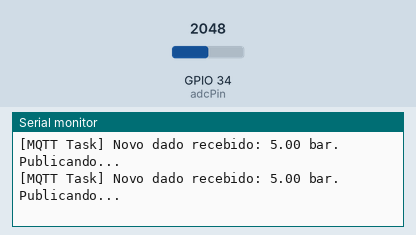
Simulated run of this sketch. Board: ESP32. Parts: the last lines printed to the serial monitor. Inputs (shaded band) come from the test bench; at power-on: GPIO 34 (adcPin) = 2048. WiFi joins after 1.5 s; servers stay silent unless stated; no MQTT or app messages arrive unless stated.

Above: at 3.7 s.
3.8 s: GPIO 34 (adcPin) set to 2866
At 5.1 s:
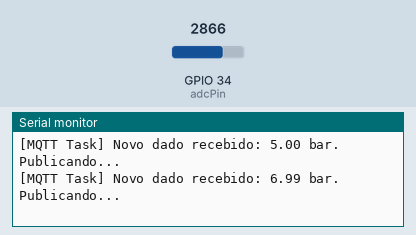
5.3 s: GPIO 34 (adcPin) set to 3603
At 6.3 s:
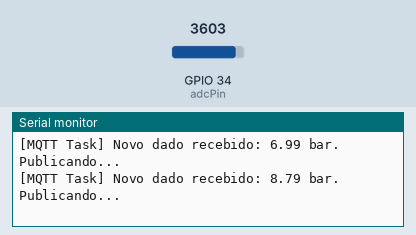
Timing chart, 0 to 8.3 s (numbered marks = the images above; inputs shaded):
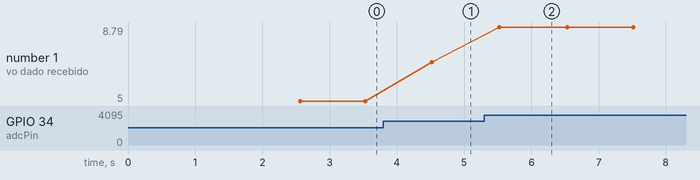

The sketch:

pressureMQTT.ino
```cpp
//Incluisão das bibliotecas do FreeRTOS
#include "freertos/FreeRTOS.h"
#include "freertos/task.h"
#include "freertos/queue.h"

#include <WiFi.h>
#include <PubSubClient.h>

// --- CONFIGURAÇÕES DO PROJETO (AJUSTADAS PARA WOKWI) ---

// Wi-Fi (Padrão do Wokwi)
const char* ssid = "Wokwi-GUEST";
const char* password = "";

// MQTT (Broker público para simulação)
const char* mqtt_server = "broker.hivemq.com";
const int mqtt_port = 1883;
const char* mqtt_topic = "wokwi/pressao/pressureMQTT";

// Sensor
const int adcPin = 34; // Pino ADC para o sensor de pressão

// --- CONFIGURAÇÕES DE TEMPO REAL ---
#define SENSOR_READ_PERIOD_MS 1000 // Período da tarefa periódica de leitura (1 segundo)
#define MQTT_TASK_DELAY_MS 20      // A tarefa de rede executa a cada 20ms

// REQUISITO DE TEMPO REAL: Definir prioridades para as tarefas
#define SENSOR_TASK_PRIORITY 2 // Prioridade mais alta para a tarefa crítica
#define MQTT_TASK_PRIORITY   1 // Prioridade mais baixa para a tarefa não-crítica

// --- OBJETOS GLOBAIS ---
WiFiClient espClient;
PubSubClient client(espClient);

// REQUISITO DE TEMPO REAL: Criar um handle para a fila que comunicará as tarefas
QueueHandle_t pressureQueue;

// --- DECLARAÇÃO DAS TAREFAS (FreeRTOS) ---
void taskSensorReader(void *parameter);
void taskMqttHandler(void *parameter);


void setup() {
  Serial.begin(115200);
  delay(1000); // Pequeno delay para estabilizar o serial monitor

  // Conecta ao Wi-Fi
  Serial.print("Conectando ao Wi-Fi...");
  WiFi.begin(ssid, password);
  while (WiFi.status() != WL_CONNECTED) {
    delay(500);
    Serial.print(".");
  }
  Serial.println("\nConectado ao Wi-Fi!");

  // Configura o servidor MQTT
  client.setServer(mqtt_server, mqtt_port);

  // REQUISITO DE TEMPO REAL: Cria a fila para 5 itens do tipo float
  pressureQueue = xQueueCreate(5, sizeof(float));

  if (pressureQueue == NULL) {
    Serial.println("Erro ao criar a Fila!");
  }

  // REQUISITO DE TEMPO REAL: Cria as tarefas e as fixa nos núcleos do ESP32
  // Tarefa de alta prioridade no núcleo 1
  xTaskCreatePinnedToCore(
      taskSensorReader,     // Função da tarefa
      "Sensor Reader Task", // Nome para depuração
      2048,                 // Tamanho da pilha (stack size)
      NULL,                 // Parâmetros da tarefa
      SENSOR_TASK_PRIORITY, // Prioridade
      NULL,                 // Handle da tarefa
      1);                   // Núcleo (Core) 1

  // Tarefa de baixa prioridade no núcleo 0
  xTaskCreatePinnedToCore(
      taskMqttHandler,      // Função da tarefa
      "MQTT Handler Task",  // Nome para depuração
      4096,                 // Pilha maior por causa das operações de rede
      NULL,                 // Parâmetros da tarefa
      MQTT_TASK_PRIORITY,   // Prioridade
      NULL,                 // Handle da tarefa
      0);                   // Núcleo (Core) 0

  Serial.println("Sistema de tempo real iniciado. Tarefas criadas.");
}

// ================================================================= //
//                    TAREFA DE LEITURA (ALTA PRIORIDADE)            //
// ================================================================= //
void taskSensorReader(void *parameter) {
  Serial.println("Tarefa de Leitura (Prio Alta) iniciada.");
  for (;;) { // Laço infinito da tarefa
    // --- Aquisição de Dados ---
    int adcValue = analogRead(adcPin);
    float pressure = map(adcValue, 0, 4095, 0, 1000) / 100.0;

    // REQUISITO DE TEMPO REAL: Envia o dado para a fila de forma segura
    // A tarefa de baixa prioridade será notificada para pegar este dado.
    xQueueSend(pressureQueue, &pressure, portMAX_DELAY);

    // REQUISITO DE TEMPO REAL: Aguarda de forma NÃO-BLOQUEANTE pelo próximo ciclo.
    // O processador fica livre para executar a tarefa MQTT durante esta espera.
    vTaskDelay(pdMS_TO_TICKS(SENSOR_READ_PERIOD_MS));
  }
}

// ================================================================= //
//                 TAREFA DE COMUNICAÇÃO (BAIXA PRIORIDADE)          //
// ================================================================= //
void taskMqttHandler(void *parameter) {
  Serial.println("Tarefa MQTT (Prio Baixa) iniciada.");
  float receivedPressure;

  for (;;) { // Laço infinito da tarefa
    // REQUISITO DE TEMPO REAL: A manutenção da conexão é feita de forma não-bloqueante
    if (!client.connected()) {
      Serial.print("MQTT desconectado. Tentando reconectar...");
      if (client.connect("ESP32_RealTimeClient")) {
        Serial.println("Conectado!");
      } else {
        Serial.print("Falha na reconexão, rc=");
        Serial.print(client.state());
        // Espera um pouco antes de tentar de novo, mas não bloqueia a outra tarefa
        vTaskDelay(pdMS_TO_TICKS(2000));
        continue; // Pula o resto do laço e tenta de novo
      }
    }
    client.loop(); // Mantém a conexão MQTT viva, deve ser chamado frequentemente.

    // REQUISITO DE TEMPO REAL: Verifica se há um novo dado na fila sem bloquear
    // O timeout de 0 faz com que a função retorne imediatamente se a fila estiver vazia.
    if (xQueueReceive(pressureQueue, &receivedPressure, 0) == pdTRUE) {
      Serial.print("[MQTT Task] Novo dado recebido: ");
      Serial.print(receivedPressure);
      Serial.println(" bar. Publicando...");

      // Formata e publica a mensagem
      char payload[10];
      snprintf(payload, sizeof(payload), "%.2f", receivedPressure);
      client.publish(mqtt_topic, payload);
    }

    // REQUISITO DE TEMPO REAL: Pequeno delay para ceder o processador
    // e garantir que outras tarefas de baixa prioridade (ou o idle) possam rodar.
    vTaskDelay(pdMS_TO_TICKS(MQTT_TASK_DELAY_MS));
  }
}

void loop() {
  // O loop principal fica vazio. O FreeRTOS agora gerencia a execução das tarefas.

}
```

Measured:
- after the input at 3.8 s, the serial monitor: prints a new line after 0.72 s (image 1)
- after the input at 5.3 s, the serial monitor: prints a new line after 0.22 s (image 2)
- plotted number 1: 5 → 6.99 after the input at 3.8 s, 6.99 → 8.79 after the input at 5.3 s
